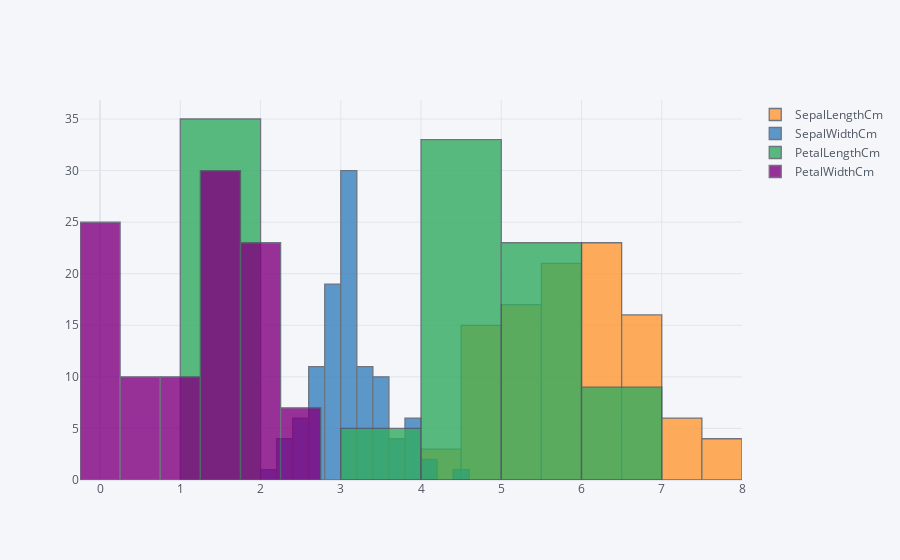

Notebook cell for this chart:
### Markdown cell above
Vamos a comenzar visualizando las variables numéricas del conjunto de datos de entrenamiento:

---

**Notas**:

* El código de las gráficas no es obligatorio entenderlo. La generación de gráficas de manera manual no es un requisito evaluable en esta asignatura, tan solo regenerarlas a partir del código que se os proporciona y ser capaces de interpretarlas. No obstante, si alguien quiere aprender (y mejorar los trabajos), la librería `plotly` es muy sencilla. En el siguiente [enlace](https://plotly.com/python) se proporciona un tutorial.

* Como se puede comprobar, la generación de gráficas está encapsulada en una función que se puede ejecutar una vez en toda la libreta y reutilizar siempre que se quiera. Esto es una buena práctica para evitar repetir código y así seguir el principio *DRY* (*Don't Repeat Yourself*).

---

### Code cell
utils.plot_histogram(data_train)

### Figure 1 — Plotly figure (JSON) as saved in the notebook; plotly's stock layout.template omitted (floating-point values rounded to 4 significant figures)
{"data": [{"histfunc": "count", "histnorm": "", "marker": {"color": "rgba(255, 153, 51, 1.0)", "line": {"color": "#4D5663", "width": 1.3}}, "name": "SepalLengthCm", "opacity": 0.8, "orientation": "v", "type": "histogram", "x": [6.4, 4.5, 4.8, 6.7, 5.1, 5.0, 6.4, 7.0, 6.1, 4.9, 5.0, 6.7, 6.0, 6.7, 7.7, 5.5, 5.6, 7.2, 6.5, 7.2, 4.8, 4.4, 5.7, 4.8, 4.4, 4.3, 5.8, 6.0, 5.7, 6.0, 6.5, 5.4, 5.0, 4.9, 7.2, 7.9, 5.7, 5.1, 6.4, 4.8, 5.0, 4.9, 6.0, 6.4, 6.1, 6.0, 5.7, 6.2, 5.1, 5.7, 5.9, 5.0, 5.7, 5.5, 4.8, 5.9, 5.8, 6.9, 6.3, 7.4, 6.7, 6.2, 6.5, 5.4, 6.3, 5.2, 5.0, 6.1, 6.6, 5.1, 6.1, 6.1, 5.6, 6.3, 4.7, 5.8, 6.5, 4.9, 6.3, 5.4, 6.3, 5.1, 6.3, 5.4, 5.8, 5.8, 5.8, 5.7, 7.7, 4.6, 6.7, 4.9, 4.6, 6.7, 6.9, 6.5, 5.6, 6.8, 7.3, 5.3, 7.7, 6.2, 4.6, 5.8, 6.6]}, {"histfunc": "count", "histnorm": "", "marker": {"color": "rgba(55, 128, 191, 1.0)", "line": {"color": "#4D5663", "width": 1.3}}, "name": "SepalWidthCm", "opacity": 0.8, "orientation": "v", "type": "histogram", "x": [3.1, 2.3, 3.4, 3.3, 3.8, 3.3, 2.9, 3.2, 2.8, 3.1, 3.5, 3.0, 2.2, 3.1, 3.8, 2.4, 3.0, 3.0, 3.0, 3.6, 3.0, 3.2, 2.5, 3.4, 2.9, 3.0, 2.7, 2.7, 4.4, 2.2, 3.0, 3.4, 2.0, 3.0, 3.2, 3.8, 2.6, 3.5, 3.2, 3.0, 3.4, 3.1, 3.0, 2.8, 2.9, 2.9, 2.9, 2.2, 3.8, 3.0, 3.0, 3.6, 3.8, 2.5, 3.1, 3.0, 2.8, 3.1, 3.3, 2.8, 3.1, 2.9, 2.8, 3.4, 3.3, 4.1, 3.4, 2.8, 3.0, 3.4, 2.6, 3.0, 3.0, 2.7, 3.2, 2.7, 3.2, 3.1, 2.5, 3.9, 2.9, 2.5, 2.8, 3.7, 2.6, 2.7, 2.7, 2.8, 3.0, 3.1, 3.0, 2.5, 3.4, 3.1, 3.1, 3.0, 2.7, 2.8, 2.9, 3.7, 2.6, 2.8, 3.2, 4.0, 2.9]}, {"histfunc": "count", "histnorm": "", "marker": {"color": "rgba(50, 171, 96, 1.0)", "line": {"color": "#4D5663", "width": 1.3}}, "name": "PetalLengthCm", "opacity": 0.8, "orientation": "v", "type": "histogram", "x": [5.5, 1.3, 1.6, 5.7, 1.9, 1.4, 4.3, 4.7, 4.7, 1.5, 1.3, 5.0, 5.0, 5.6, 6.7, 3.7, 4.5, 5.8, 5.2, 6.1, 1.4, 1.3, 5.0, 1.9, 1.4, 1.1, 5.1, 5.1, 1.5, 4.0, 5.5, 1.7, 3.5, 1.4, 6.0, 6.4, 3.5, 1.4, 4.5, 1.4, 1.6, 1.5, 4.8, 5.6, 4.7, 4.5, 4.2, 4.5, 1.6, 4.2, 5.1, 1.4, 1.7, 4.0, 1.6, 4.2, 5.1, 4.9, 6.0, 6.1, 4.7, 4.3, 4.6, 1.5, 4.7, 1.5, 1.5, 4.0, 4.4, 1.5, 5.6, 4.9, 4.1, 4.9, 1.6, 5.1, 5.1, 1.5, 5.0, 1.3, 5.6, 3.0, 5.1, 1.5, 4.0, 3.9, 4.1, 4.5, 6.1, 1.5, 5.2, 4.5, 1.4, 4.4, 5.4, 5.8, 4.2, 4.8, 6.3, 1.5, 6.9, 4.8, 1.4, 1.2, 4.6]}, {"histfunc": "count", "histnorm": "", "marker": {"color": "rgba(128, 0, 128, 1.0)", "line": {"color": "#4D5663", "width": 1.3}}, "name": "PetalWidthCm", "opacity": 0.8, "orientation": "v", "type": "histogram", "x": [1.8, 0.3, 0.2, 2.1, 0.4, 0.2, 1.3, 1.4, 1.2, 0.1, 0.3, 1.7, 1.5, 2.4, 2.2, 1.0, 1.5, 1.6, 2.0, 2.5, 0.1, 0.2, 2.0, 0.2, 0.2, 0.1, 1.9, 1.6, 0.4, 1.0, 1.8, 0.2, 1.0, 0.2, 1.8, 2.0, 1.0, 0.2, 1.5, 0.3, 0.4, 0.1, 1.8, 2.1, 1.4, 1.5, 1.3, 1.5, 0.2, 1.2, 1.8, 0.2, 0.3, 1.3, 0.2, 1.5, 2.4, 1.5, 2.5, 1.9, 1.5, 1.3, 1.5, 0.4, 1.6, 0.1, 0.2, 1.3, 1.4, 0.2, 1.4, 1.8, 1.3, 1.8, 0.2, 1.9, 2.0, 0.1, 1.9, 0.4, 1.8, 1.1, 1.5, 0.2, 1.2, 1.2, 1.0, 1.3, 2.3, 0.2, 2.3, 1.7, 0.3, 1.4, 2.1, 2.2, 1.3, 1.4, 1.8, 0.2, 2.3, 1.8, 0.2, 0.2, 1.3]}], "layout": {"barmode": "overlay", "legend": {"bgcolor": "#F5F6F9", "font": {"color": "#4D5663"}}, "paper_bgcolor": "#F5F6F9", "plot_bgcolor": "#F5F6F9", "title": {"font": {"color": "#4D5663"}}, "xaxis": {"gridcolor": "#E1E5ED", "showgrid": true, "tickfont": {"color": "#4D5663"}, "title": {"font": {"color": "#4D5663"}, "text": ""}, "zerolinecolor": "#E1E5ED"}, "yaxis": {"gridcolor": "#E1E5ED", "showgrid": true, "tickfont": {"color": "#4D5663"}, "title": {"font": {"color": "#4D5663"}, "text": ""}, "zerolinecolor": "#E1E5ED"}}}
